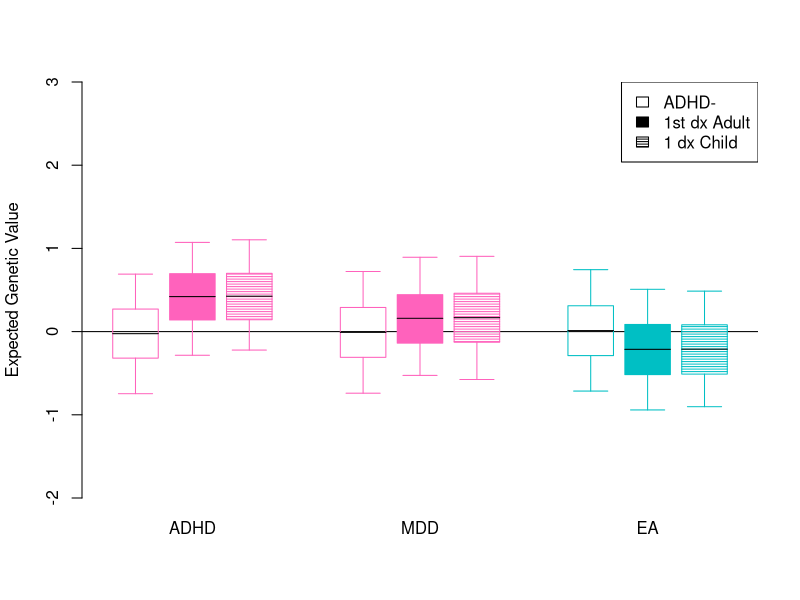

Write R code to recreate this figure. (Note: this script raises an error after producing the figure.)
gen_cor_norm <- function( n, mu, sigma, rho, pop=F ) {
	
	t <- length( mu )
	X <- matrix( rnorm( t*n ), n, t )
	X.sig <- var( scale( X ) )
	X.sig.C.inv <- solve( chol( X.sig ) )
	X.clean <- scale( X %*% X.sig.C.inv )
	rho.C <- chol( rho )
	Y <- matrix( rep( mu, n ), n, t, byrow=T ) + 
			( X.clean %*% rho.C ) * matrix( rep( sigma, n ), n, t, byrow=T )

	return( Y )
	
}

plot.profiles.age <- function( l.value, p.value, plotName, traits=c("Trait 1", "Trait 2", "Trait 3") ) {
	
	l.1.con <- mean( l.value[ p.value[,1] == 0, 1 ] )
	l.2.con <- mean( l.value[ p.value[,1] == 0, 2 ] )
	l.3.con <- mean( l.value[ p.value[,1] == 0, 3 ] )
			
	l.1.ch <- mean( l.value[ p.value[,1] == 1 & p.value[,4] < 18, 1 ] )
	l.2.ch <- mean( l.value[ p.value[,1] == 1 & p.value[,4] < 18, 2 ] )
	l.3.ch <- mean( l.value[ p.value[,1] == 1 & p.value[,4] < 18, 3 ] )
	
	l.1.adult <- mean( l.value[ p.value[,1] == 1 & p.value[,4] > 18, 1 ] ) 
	l.2.adult <- mean( l.value[ p.value[,1] == 1 & p.value[,4] > 18, 2 ] )
	l.3.adult <- mean( l.value[ p.value[,1] == 1 & p.value[,4] > 18, 3 ] )

	sd.1.con <- sd( l.value[ p.value[,1] == 0, 1 ] ) / 
						sqrt( sum( p.value[,1] == 0 ) )
	sd.2.con <- sd( l.value[ p.value[,1] == 0, 2 ] ) / 
						sqrt( sum( p.value[,1] == 0 ) )
	sd.3.con <- sd( l.value[ p.value[,1] == 0, 3 ] ) / 
						sqrt( sum( p.value[,1] == 0 ) )
			
	sd.1.ch <- sd( l.value[ p.value[,1] == 1 & p.value[,4] < 18, 1 ] ) / 
						sqrt( sum( p.value[,1] == 1 & p.value[,4] < 18 ) )
	sd.2.ch <- sd( l.value[ p.value[,1] == 1 & p.value[,4] < 18, 2 ] ) / 
						sqrt( sum( p.value[,1] == 1 & p.value[,4] < 18 ) )
	sd.3.ch <- sd( l.value[ p.value[,1] == 1 & p.value[,4] < 18, 3 ] ) / 
						sqrt( sum( p.value[,1] == 1 & p.value[,4] < 18 ) )
	
	sd.1.adult <- sd( l.value[ p.value[,1] == 1 & p.value[,4] > 18, 1 ] ) / 
						sqrt( sum( p.value[,1] == 1 & p.value[,4] > 18 ) ) 
	sd.2.adult <- sd( l.value[ p.value[,1] == 1 & p.value[,4] > 18, 2 ] ) / 
						sqrt( sum( p.value[,1] == 1 & p.value[,4] > 18 ) )
	sd.3.adult <- sd( l.value[ p.value[,1] == 1 & p.value[,4] > 18, 3 ] ) / 
						sqrt( sum( p.value[,1] == 1 & p.value[,4] > 18 ) )


	plot.dat <- rbind( 	c( l.1.con, l.1.adult, l.1.ch ),
						c( l.2.con, l.2.adult, l.2.ch ),
						c( l.3.con, l.3.adult, l.3.ch ) )
	plot.sd <- rbind( 	c( sd.1.con, sd.1.adult, sd.1.ch ),
						c( sd.2.con, sd.2.adult, sd.2.ch ),
						c( sd.3.con, sd.3.adult, sd.3.ch ) )
	
	col.cats <- c( "#FF62BC", "#FF62BC", "#00BFC4" )
	dense.cats <- c( 0, NA, 40 )
	angle.cats <- c( NA, NA, 0 )
	
	pdf( plotName )	
	
	b.plot <- print( barplot( t( plot.dat ),
					names.arg=traits, 
					beside=T,
					angle=angle.cats, density=dense.cats, 
					ylab="Expected Genetic Value",
					col=rep( c( "#FF62BC", "#FF62BC", "#00BFC4" ), each=3 ),
#					ylim=c( min( plot.dat ) - 0.1*( max(plot.dat)-min(plot.dat) ),
#							max( plot.dat ) + 0.1*( max(plot.dat)-min(plot.dat) ) )
					ylim=c(-0.75,2)
				) )
	print( segments( b.plot, t( plot.dat )-1.96*t( plot.sd ), 
			b.plot, t( plot.dat )+1.96*t( plot.sd ) ) )
	print( segments( b.plot-0.25, t( plot.dat )+1.96*t( plot.sd ), 
			b.plot+0.25, t( plot.dat )+1.96*t( plot.sd ) ) )
	print( segments( b.plot-0.25, t( plot.dat )-1.96*t( plot.sd ), 
			b.plot+0.25, t( plot.dat )-1.96*t( plot.sd ) ) )

	print( legend( 'topright', legend=c("ADHD-", "1st dx Adult", "1 dx Child"),
					angle=angle.cats, 
					density=dense.cats, 
					col=rep( c( "#FF62BC", "#FF62BC", "#00BFC4" ), each=3 ) ) )

	dev.off()
	
	out.dat <- list( plot.dat, plot.sd, b.plot )	
	
	return( out.dat )
	
}


plot.profiles.age.bnw <- function( l.value, p.value, plotName, traits=c("Trait 1", "Trait 2", "Trait 3") ) {
	
	l.1.con <- mean( l.value[ p.value[,1] == 0, 1 ] )
	l.2.con <- mean( l.value[ p.value[,1] == 0, 2 ] )
	l.3.con <- mean( l.value[ p.value[,1] == 0, 3 ] )
			
	l.1.ch <- mean( l.value[ p.value[,1] == 1 & p.value[,4] < 18, 1 ] )
	l.2.ch <- mean( l.value[ p.value[,1] == 1 & p.value[,4] < 18, 2 ] )
	l.3.ch <- mean( l.value[ p.value[,1] == 1 & p.value[,4] < 18, 3 ] )
	
	l.1.adult <- mean( l.value[ p.value[,1] == 1 & p.value[,4] > 18, 1 ] ) 
	l.2.adult <- mean( l.value[ p.value[,1] == 1 & p.value[,4] > 18, 2 ] )
	l.3.adult <- mean( l.value[ p.value[,1] == 1 & p.value[,4] > 18, 3 ] )

	q05.1.con <- quantile( l.value[ p.value[,1] == 0, 1 ], 0.05 )
	q05.2.con <- quantile( l.value[ p.value[,1] == 0, 2 ], 0.05 )
	q05.3.con <- quantile( l.value[ p.value[,1] == 0, 3 ], 0.05 )
			
	q05.1.ch <- quantile( l.value[ p.value[,1] == 1 & p.value[,4] < 18, 1 ], 0.05 )
	q05.2.ch <- quantile( l.value[ p.value[,1] == 1 & p.value[,4] < 18, 2 ], 0.05 )
	q05.3.ch <- quantile( l.value[ p.value[,1] == 1 & p.value[,4] < 18, 3 ], 0.05 )
	
	q05.1.adult <- quantile( l.value[ p.value[,1] == 1 & p.value[,4] > 18, 1 ], 0.05 ) 
	q05.2.adult <- quantile( l.value[ p.value[,1] == 1 & p.value[,4] > 18, 2 ], 0.05 )
	q05.3.adult <- quantile( l.value[ p.value[,1] == 1 & p.value[,4] > 18, 3 ], 0.05 )

	q25.1.con <- quantile( l.value[ p.value[,1] == 0, 1 ], 0.25 )
	q25.2.con <- quantile( l.value[ p.value[,1] == 0, 2 ], 0.25 )
	q25.3.con <- quantile( l.value[ p.value[,1] == 0, 3 ], 0.25 )
			
	q25.1.ch <- quantile( l.value[ p.value[,1] == 1 & p.value[,4] < 18, 1 ], 0.25 )
	q25.2.ch <- quantile( l.value[ p.value[,1] == 1 & p.value[,4] < 18, 2 ], 0.25 )
	q25.3.ch <- quantile( l.value[ p.value[,1] == 1 & p.value[,4] < 18, 3 ], 0.25 )
	
	q25.1.adult <- quantile( l.value[ p.value[,1] == 1 & p.value[,4] > 18, 1 ], 0.25 ) 
	q25.2.adult <- quantile( l.value[ p.value[,1] == 1 & p.value[,4] > 18, 2 ], 0.25 )
	q25.3.adult <- quantile( l.value[ p.value[,1] == 1 & p.value[,4] > 18, 3 ], 0.25 )

	q75.1.con <- quantile( l.value[ p.value[,1] == 0, 1 ], 0.75 )
	q75.2.con <- quantile( l.value[ p.value[,1] == 0, 2 ], 0.75 )
	q75.3.con <- quantile( l.value[ p.value[,1] == 0, 3 ], 0.75 )
			
	q75.1.ch <- quantile( l.value[ p.value[,1] == 1 & p.value[,4] < 18, 1 ], 0.75 )
	q75.2.ch <- quantile( l.value[ p.value[,1] == 1 & p.value[,4] < 18, 2 ], 0.75 )
	q75.3.ch <- quantile( l.value[ p.value[,1] == 1 & p.value[,4] < 18, 3 ], 0.75 )
	
	q75.1.adult <- quantile( l.value[ p.value[,1] == 1 & p.value[,4] > 18, 1 ], 0.75 ) 
	q75.2.adult <- quantile( l.value[ p.value[,1] == 1 & p.value[,4] > 18, 2 ], 0.75 )
	q75.3.adult <- quantile( l.value[ p.value[,1] == 1 & p.value[,4] > 18, 3 ], 0.75 )

	q95.1.con <- quantile( l.value[ p.value[,1] == 0, 1 ], 0.95 )
	q95.2.con <- quantile( l.value[ p.value[,1] == 0, 2 ], 0.95 )
	q95.3.con <- quantile( l.value[ p.value[,1] == 0, 3 ], 0.95 )
			
	q95.1.ch <- quantile( l.value[ p.value[,1] == 1 & p.value[,4] < 18, 1 ], 0.95 )
	q95.2.ch <- quantile( l.value[ p.value[,1] == 1 & p.value[,4] < 18, 2 ], 0.95 )
	q95.3.ch <- quantile( l.value[ p.value[,1] == 1 & p.value[,4] < 18, 3 ], 0.95 )
	
	q95.1.adult <- quantile( l.value[ p.value[,1] == 1 & p.value[,4] > 18, 1 ], 0.95 ) 
	q95.2.adult <- quantile( l.value[ p.value[,1] == 1 & p.value[,4] > 18, 2 ], 0.95 )
	q95.3.adult <- quantile( l.value[ p.value[,1] == 1 & p.value[,4] > 18, 3 ], 0.95 )
	
	plot.dat <- rbind( 	c( l.1.con, l.1.adult, l.1.ch ),
						c( l.2.con, l.2.adult, l.2.ch ),
						c( l.3.con, l.3.adult, l.3.ch ) )
	plot.q05 <- rbind( 	c( q05.1.con, q05.1.adult, q05.1.ch ),
						c( q05.2.con, q05.2.adult, q05.2.ch ),
						c( q05.3.con, q05.3.adult, q05.3.ch ) )
	plot.q25 <- rbind( 	c( q25.1.con, q25.1.adult, q25.1.ch ),
						c( q25.2.con, q25.2.adult, q25.2.ch ),
						c( q25.3.con, q25.3.adult, q25.3.ch ) )
	plot.q75 <- rbind( 	c( q75.1.con, q75.1.adult, q75.1.ch ),
						c( q75.2.con, q75.2.adult, q75.2.ch ),
						c( q75.3.con, q75.3.adult, q75.3.ch ) )	
	plot.q95 <- rbind( 	c( q95.1.con, q95.1.adult, q95.1.ch ),
						c( q95.2.con, q95.2.adult, q95.2.ch ),
						c( q95.3.con, q95.3.adult, q95.3.ch ) )
																		
	col.cats <- c( "#FF62BC", "#FF62BC", "#00BFC4" )
	dense.cats <- c( 0, NA, 40 )
	angle.cats <- c( NA, NA, 0 )
	
	pdf( plotName )	
	
	b.plot <- print( barplot( t( plot.dat ),
					names.arg=traits, 
					beside=T,
					angle=angle.cats, density=dense.cats, 
					ylab="Expected Genetic Value",
					col='white', border='white',
#					ylim=c( min( plot.dat ) - 0.1*( max(plot.dat)-min(plot.dat) ),
#							max( plot.dat ) + 0.1*( max(plot.dat)-min(plot.dat) ) )
					ylim=c(-2,3), type='n'		
				) )

	abline( h=0 )

	for ( i in 1:3 ) {
	for ( g in 1:3 ) {
		
		t.col=col.cats[ i ]
		t.border=col.cats[ i ]
		t.angle=angle.cats[ g ]
		t.density=dense.cats[ g ]	

		tempMat <- t( plot.dat )
		tempMat.q05 <- t( plot.q05 )
		tempMat.q25 <- t( plot.q25 )
		tempMat.q75 <- t( plot.q75 )
		tempMat.q95 <- t( plot.q95 )
				
		polygon(	c( b.plot[ g,i ]-0.4, b.plot[ g,i ]+0.4, b.plot[ g,i ]+0.4, b.plot[ g,i ]-0.4 ), 
					c( tempMat.q25[ g,i ], tempMat.q25[ g,i ], tempMat.q75[ g,i ], tempMat.q75[ g,i ] ), 
					col=t.col,
					border=t.border,
					angle=t.angle,
					density=t.density
					)
		segments(	b.plot[ g,i ], tempMat.q75[ g,i ], 
					b.plot[ g,i ], tempMat.q95[ g,i ], 
					col=t.col
					)
		segments(	b.plot[ g,i ], tempMat.q25[ g,i ], 
					b.plot[ g,i ], tempMat.q05[ g,i ], 
					col=t.col
					)							
		segments(	b.plot[ g,i ]+0.3, tempMat.q05[ g,i ], 
					b.plot[ g,i ]-0.3, tempMat.q05[ g,i ], 
					col=t.col
					)	
		segments(	b.plot[ g,i ]+0.3, tempMat.q95[ g,i ], 
					b.plot[ g,i ]-0.3, tempMat.q95[ g,i ], 
					col=t.col
					)
		segments(	b.plot[ g,i ]+0.4, tempMat[ g,i ], 
					b.plot[ g,i ]-0.4, tempMat[ g,i ], 
					col=1
					)					
	}
	}


	print( legend( 'topright', legend=c("ADHD-", "1st dx Adult", "1 dx Child"),
					angle=angle.cats, 
					density=dense.cats, 
					col=rep( c( "#FF62BC", "#FF62BC", "#00BFC4" ), each=3 ) ) )

	dev.off()
	
	out.dat <- list( plot.dat, plot.sd, b.plot )	
	
	return( out.dat )
	
}

## Basic parameters

traits <- c( "ADHD", "MDD", "EA" )
n=100000
m=250
k=c( 0.05, 0.15, NA )
h2=c( 0.2, 0.2, 0.2 )
rg=matrix( c( 1, 0.4, -0.5, 0.4, 1, -0.25, -0.5, -0.25, 1), 3, 3 )
re=diag( length(h2) )
onset <- c( 5, 15, NA )		#ADHD uniform: 5 to 20, MDD: uniform 15 to 65
offset <- c( 20, 65, NA)
t <- length( h2 )

## Model 0: Add random, uniform age of onset of ADHD

# Genotypes
g <- matrix( rnorm( n*m ), n, m )
beta <- gen_cor_norm( m, rep(0,t), sqrt(h2/m), rg, pop=F )
# Genetic values
g.value.0 <- g %*% beta
# Environmental values				
e.value.0 <- gen_cor_norm( n, rep(0,t), sqrt(1-h2), re, pop=F )
# Liability values
l.value.0 <- g.value.0 + e.value.0
# Convert liability to 'disorder' phenotypes
p.value.0 <- l.value.0
p.value.0[ ,1 ] <- 1*( l.value.0[,1] >= qnorm( 1-k[1] ) )
p.value.0[ ,2 ] <- 1*( l.value.0[,2] >= qnorm( 1-k[2] ) )

# Add onset
p.value.0 <- cbind( p.value.0, 0 )
p.value.0 <- cbind( p.value.0, 0 )
p.value.0[ , 4 ] <- sample( seq( onset[1], offset[1], by=5 ),
											n, replace=T )
p.value.0[ , 5 ] <- sample( seq( onset[2], offset[2], by=5 ),
											n, replace=T )

#Plot baseline
plot.0 <- plot.profiles.age.bnw( g.value.0, p.value.0,"AdultOnset_Model0_snp.bnw.pdf", traits )

# Model 1a: Add age of onset of ADHD associated with ADHD genetics ( younger = more )
p.value.1a <- p.value.0
p.value.1a[ ,4 ] <- 0
p.value.1a[ g.value.0[,1] < quantile( g.value.0[ l.value.0[,1] >= qnorm( 1-k[1] ),1 ], 0.25 ), 4 ] <- 
			sample( c( 20,20,20,15,10,5), 
#			sample( c( 20,20 ), 			
					replace=T,
					size=sum( g.value.0[,1] < quantile( g.value.0[ l.value.0[,1] >= qnorm( 1-k[1] ), 1 ], 0.25 ) ) 
			)
p.value.1a[ g.value.0[,1] >= quantile( g.value.0[ l.value.0[,1] >= qnorm( 1-k[1] ), 1 ], 0.25 ) & 
			g.value.0[,1] < quantile( g.value.0[ l.value.0[,1] >= qnorm( 1-k[1] ), 1 ], 0.5 ), 4 ] <- 
			sample( c( 20,15,15,15,10,5), 
#			sample( c( 15,15 ), 
					replace=T,
					size=sum( g.value.0[,1] >= quantile( g.value.0[ l.value.0[,1] >= qnorm( 1-k[1] ), 1 ], 0.25 ) & 
							g.value.0[,1] < quantile( g.value.0[ l.value.0[,1] >= qnorm( 1-k[1] ), 1 ], 0.5 ) 
					) 
			)
p.value.1a[ g.value.0[,1] >= quantile( g.value.0[ l.value.0[,1] >= qnorm( 1-k[1] ), 1 ], 0.5 ) & 
			g.value.0[,1] < quantile( g.value.0[ l.value.0[,1] >= qnorm( 1-k[1] ), 1 ], 0.75 ), 4 ] <-
			sample( c( 20,15,10,10,10,5), 
#			sample( c( 10,10 ), 
					replace=T,
					sum( g.value.0[,1] >= quantile( g.value.0[ l.value.0[,1] >= qnorm( 1-k[1] ), 1 ], 0.5 ) & 
							g.value.0[,1] < quantile( g.value.0[ l.value.0[,1] >= qnorm( 1-k[1] ), 1 ], 0.75 ) 
					) 
			)
p.value.1a[ g.value.0[,1] >= quantile( g.value.0[ l.value.0[,1] >= qnorm( 1-k[1] ), 1 ], 0.75 ), 4 ] <-  
			sample( c( 20,15,10,5,5,5), 
#			sample( c( 5,5 ),
					replace=T,
					size=sum( g.value.0[,1] >= quantile( g.value.0[ l.value.0[,1] >= qnorm( 1-k[1] ), 1 ], 0.75 ) ) 
			)

plot.1a <- plot.profiles.age.bnw( g.value.0, p.value.1a,"AdultOnset_Model1a_snp.bnw.pdf", traits )

# Model 1b: Add age of onset of ADHD associated with ADHD genetics ( younger = less )
p.value.1b <- p.value.0
p.value.1b[ ,4 ] <- 0
p.value.1b[ g.value.0[,1] < quantile( g.value.0[ l.value.0[,1] >= qnorm( 1-k[1] ), 1 ], 0.25 ), 4 ] <- 
			sample( c( 20,15,10,5,5,5), 
#			sample( c( 5,5 ),
					replace=T,
					size=sum( g.value.0[,1] < quantile( g.value.0[ l.value.0[,1] >= qnorm( 1-k[1] ), 1 ], 0.25 ) ) 
			)
p.value.1b[ g.value.0[,1] >= quantile( g.value.0[ l.value.0[,1] >= qnorm( 1-k[1] ), 1 ], 0.25 ) & 
			g.value.0[,1] < quantile( g.value.0[ l.value.0[,1] >= qnorm( 1-k[1] ), 1 ], 0.5 ), 4 ] <- 
			sample( c( 20,15,10,10,10,5), 
#			sample( c( 10,10 ), 
					replace=T,
					size=sum( g.value.0[,1] >= quantile( g.value.0[ l.value.0[,1] >= qnorm( 1-k[1] ), 1 ], 0.25 ) & 
							g.value.0[,1] < quantile( g.value.0[ l.value.0[,1] >= qnorm( 1-k[1] ), 1 ], 0.5 ) 
					) 
			)
p.value.1b[ g.value.0[,1] >= quantile( g.value.0[ l.value.0[,1] >= qnorm( 1-k[1] ), 1 ], 0.5 ) & 
			g.value.0[,1] < quantile( g.value.0[ l.value.0[,1] >= qnorm( 1-k[1] ), 1 ], 0.75 ), 4 ] <-
			sample( c( 20,15,15,15,10,5), 
#			sample( c( 15,15 ), 
					replace=T,
					sum( g.value.0[,1] >= quantile( g.value.0[ l.value.0[,1] >= qnorm( 1-k[1] ), 1 ], 0.5 ) & 
							g.value.0[,1] < quantile( g.value.0[ l.value.0[,1] >= qnorm( 1-k[1] ), 1 ], 0.75 ) 
					) 
			)
p.value.1b[ g.value.0[,1] >= quantile( g.value.0[ l.value.0[,1] >= qnorm( 1-k[1] ), 1 ], 0.75 ), 4 ] <-  
			sample( c( 20,20,20,15,10,5), 
#			sample( c( 20,20 ), 			
					replace=T,
					size=sum( g.value.0[,1] >= quantile( g.value.0[ l.value.0[,1] >= qnorm( 1-k[1] ), 1 ], 0.75 ) ) 
			)

plot.1b <- plot.profiles.age.bnw( g.value.0, p.value.1b,"AdultOnset_Model1b_snp.bnw.pdf", traits )

# Model 2: Add childhood onset, and adult including misdiagnosed

#rg.2=matrix( c( 1, 0.4, -0.5, 0.4, 1, -0.25, -0.5, -0.25, 1), 3, 3 )
#rg.2=matrix( c( 1, 0.4, -0.33, 0.4, 1, -0.33, -0.33, -0.33, 1), 3, 3 )
#rg.2=matrix( c( 1, 0.4, -0.25, 0.4, 1, -0.5, -0.25, -0.5, 1), 3, 3 )
#g.value.2 <- gen_cor_norm( n, rep(0,t), sqrt(h2), rg.2, pop=F )
#e.value.2 <- gen_cor_norm( n, rep(0,t), sqrt(1-h2), re, pop=F )
#l.value.2 <- g.value.2 + e.value.2
#p.value.2 <- l.value.2
#p.value.2[ ,1 ] <- 1*( l.value.2[,1] >= qnorm( 1-k[1] ) )
#p.value.2[ ,2 ] <- 1*( l.value.2[,2] >= qnorm( 1-k[2] ) )

p.value.2 <- l.value.0
p.value.2[ ,1 ] <- 1*( l.value.0[,1] >= qnorm( 1-k[1] ) )
p.value.2[ ,2 ] <- 1*( l.value.0[,2] >= qnorm( 1-k[2] ) )

p.value.2 <- cbind( p.value.2, 0 )
p.value.2 <- cbind( p.value.2, 0 )
p.value.2[ ,4 ] <- sample( seq( onset[1], offset[1], by=5 ),
											n, replace=T )
p.value.2[ ,5 ] <- sample( seq( onset[2], offset[2], by=5 ),
											n, replace=T )
											
misDx <- sample( which( p.value.2[,2] == 1 & p.value.2[,4] == 20 ), 
					sum( p.value.2[,2] == 1 & p.value.2[,4] == 20 )/10 )

p.value.2[ misDx, 1 ] <- 1
p.value.2[ misDx, 4 ] <- 20

#plot.2 <- plot.profiles.age( g.value.2, p.value.2,"AdultOnset_Model2.pdf" )
plot.2 <- plot.profiles.age.bnw( g.value.0, p.value.2,"AdultOnset_Model2_snp.bnw.pdf", traits )

# Model 3: Adult have more environmental risk, that is related to EA (active GxE correlation?)
# assign age of onset "pre-diagnosis"
l.value.3 <- l.value.0
l.value.3 <- cbind( l.value.3,0 )
l.value.3 <- cbind( l.value.3,0 )
l.value.3[ ,4 ] <- sample( seq( onset[1], offset[1], by=5 ),
											n, replace=T )
l.value.3[ ,5 ] <- sample( seq( onset[2], offset[2], by=5 ),
											n, replace=T )
											
# Add opposite of EA liability to ADHD, as a function of age 
l.value.3[ l.value.3[,4] == 5, 1 ] <- l.value.3[ l.value.3[,4] == 5, 1 ] - 
										0*l.value.3[ l.value.3[,4] == 5, 3 ]
l.value.3[ l.value.3[,4] == 10, 1 ] <- l.value.3[ l.value.3[,4] == 10, 1 ] - 
										0*l.value.3[ l.value.3[,4] == 10, 3 ]
l.value.3[ l.value.3[,4] == 15, 1 ] <- l.value.3[ l.value.3[,4] == 15, 1 ] - 
										0*l.value.3[ l.value.3[,4] == 15, 3 ]
l.value.3[ l.value.3[,4] == 20, 1 ] <- l.value.3[ l.value.3[,4] == 20, 1 ] - 
										1*l.value.3[ l.value.3[,4] == 20, 3 ]

# Convert to dx							
p.value.3 <- l.value.3
p.value.3[ ,1 ] <- 1*( l.value.3[,1] >= qnorm( 1-k[1] ) )
p.value.3[ ,2 ] <- 1*( l.value.3[,2] >= qnorm( 1-k[2] ) )

plot.3 <- plot.profiles.age.bnw( g.value.0, p.value.3,"AdultOnset_Model3_snp.bnw.pdf", traits )

# Model 4: Adult have more random environmental effects (i.e., onset function of e.value)
p.value.4 <- p.value.0
p.value.4[ ,4 ] <- 0
p.value.4[ e.value.0[,1] < quantile( e.value.0[,1], 0.25 ), 4 ] <- 5
p.value.4[ e.value.0[,1] >= quantile( e.value.0[,1], 0.25 ) & 
			e.value.0[,1] < quantile( e.value.0[,1], 0.5 ), 4 ] <- 10
p.value.4[ e.value.0[,1] >= quantile( e.value.0[,1], 0.5 ) & 
			e.value.0[,1] < quantile( e.value.0[,1], 0.75 ), 4 ] <- 15
p.value.4[ e.value.0[,1] >= quantile( e.value.0[,1], 0.75 ) & 
			e.value.0[,1] < quantile( e.value.0[,1], 1 ), 4 ] <- 20

plot.4 <- plot.profiles.age.bnw( g.value.0, p.value.4,"AdultOnset_Model4_snp.bnw.pdf", traits )




